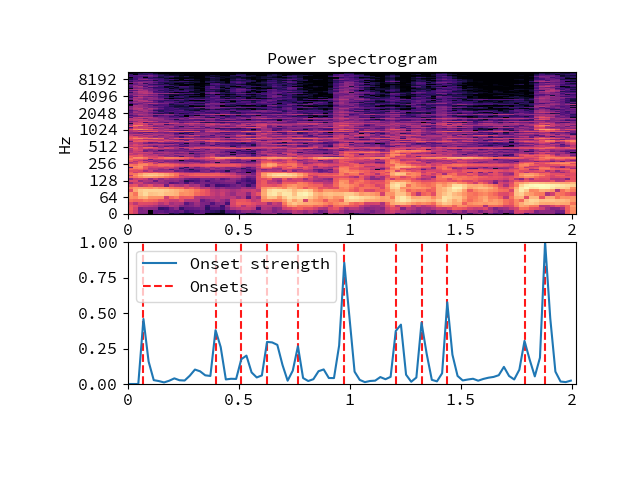

Reproduce this figure in Python.
# Get onset times from a signal

y, sr = librosa.load(librosa.util.example_audio_file(),
                     offset=30, duration=2.0)
onset_frames = librosa.onset.onset_detect(y=y, sr=sr)
librosa.frames_to_time(onset_frames, sr=sr)
# array([ 0.07 ,  0.395,  0.511,  0.627,  0.766,  0.975,
# 1.207,  1.324,  1.44 ,  1.788,  1.881])

# Or use a pre-computed onset envelope

o_env = librosa.onset.onset_strength(y, sr=sr)
times = librosa.frames_to_time(np.arange(len(o_env)), sr=sr)
onset_frames = librosa.onset.onset_detect(onset_envelope=o_env, sr=sr)

import matplotlib.pyplot as plt
D = librosa.stft(y)
plt.figure()
ax1 = plt.subplot(2, 1, 1)
librosa.display.specshow(librosa.amplitude_to_db(D, ref=np.max),
                         x_axis='time', y_axis='log')
plt.title('Power spectrogram')
plt.subplot(2, 1, 2, sharex=ax1)
plt.plot(times, o_env, label='Onset strength')
plt.vlines(times[onset_frames], 0, o_env.max(), color='r', alpha=0.9,
           linestyle='--', label='Onsets')
plt.axis('tight')
plt.legend(frameon=True, framealpha=0.75)
